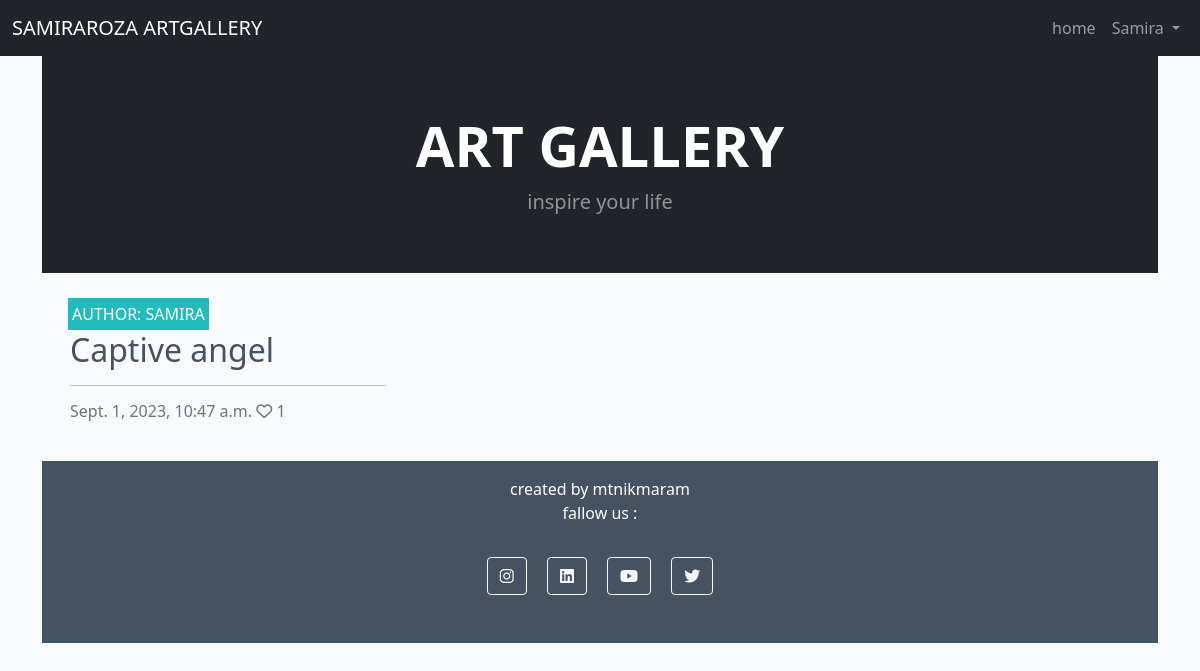
The app's page / (signed in) with its own data.
### store/models.py (models this page shows, shortened)
class Post(models.Model):
    title = models.CharField(max_length=200, unique=True)
    slug = models.SlugField(max_length=200, unique=True)
    author = models.ForeignKey(User, on_delete=models.CASCADE, related_name="blog_posts")
    updated_on = models.DateTimeField(auto_now=True)
    content = models.TextField()
    featured_image = CloudinaryField('image', default='placeholder')
    excerpt = models.TextField(blank=True)
    created_on = models.DateTimeField(auto_now_add=True)
    status = models.IntegerField(choices=STATUS, default=0)
    likes = models.ManyToManyField(User, related_name='blogpost_like', blank=True)
    approved = models.BooleanField(default=False)
    class Meta:
        ordering = ["-created_on"]
    def number_of_likes(self):
        return self.likes.count()

### store/views.py (the view)
# urls.py: path('', views.PostList.as_view(), name='home'),
class PostList(generic.ListView):
    model = Post
    queryset = Post.objects.filter(status=1, approved=True).order_by("-created_on")
    template_name = "index.html"
    paginate_by = 6

### templates/index.html (shortened to what this page needs)
{% extends "base.html" %}
{% block content %}
<header class="bg-dark py-2">
    <div class="container px-4 px-lg-5 my-5">
        <div class="text-center text-white">
            <h1 class="display-4 fw-bolder">ART GALLERY</h1>
            <p class="lead fw-normal text-white-50 mb-0">inspire your life</p>
        </div>
    </div>
</header>
<div class="container-fluid">
    <div class="row">
        <div class="col-12 mt-3 left">
            <div class="row">
                {% for post in post_list %}
                <div class="col-md-4">
                    <div class="card mb-4">
                        <div class="card-body">
                            <div class="image-container">
                                <div class="image-flash">
                                    <p class="author">Author: {{ post.author }}</p>
                                </div>
                            </div>
                            {% if user.is_authenticated %}
                            <a href="{% url 'post_detail' post.slug %}" class="post-link">
                                <h2 class="card-title">{{ post.title }}</h2>
                            </a>
                            <hr />
                            <p class="card-text text-muted h6">{{ post.created_on}} <i class="far fa-heart"></i>
                                {{ post.number_of_likes }}</p>
                                {% else %}
                                <div class="alert alert-info">
                                    <p class="mb-0">To see more, please <a class="alert-link" href="{% url 'account_login' %}">login</a></p>
                                </div>
                                {% endif %}
                        </div>
                    </div>
                </div>
                {% endfor %}
            </div>
        </div>
    </div>
</div>
{%endblock%}

### templates/base.html (shortened to what this page needs)
{% load static %}
<!DOCTYPE html>
<html lang="en-US">
<head>
    <link href="https://cdn.jsdelivr.net/npm/bootstrap@5.0.1/dist/css/bootstrap.min.css" rel="stylesheet"
>
    <link rel="stylesheet" href="{% static 'css/style.css' %}">
    <link rel="stylesheet" href="https://cdnjs.cloudflare.com/ajax/libs/font-awesome/6.2.0/css/all.min.css">
</head>
<body class="d-flex flex-column h-100 main-bg">
    <nav class="navbar navbar-expand-lg navbar-dark bg-dark">
        <div class="container-fluid">
            <a class="navbar-brand" href="{% url 'home'%}">SAMIRAROZA ARTGALLERY</a>
            <div class="collapse navbar-collapse" id="navbarNavDropdown">
                <ul class="navbar-nav ms-auto">
                    <li class="nav-item">
                        <a class="nav-link" href="{% url 'home'%}">home</a>
                    </li>
            {% if user.is_authenticated %}
                    <li class="nav-item dropdown">
                        <a class="nav-link dropdown-toggle" href="#" role="button" data-bs-toggle="dropdown"
                            aria-expanded="false">
                            {{ user }}
                        </a>
                    </li>
                    {% else %}
                    <li><a class="nav-link" href="{% url 'account_login' %}">Log In / Sign Up</a></li>
                </ul>
            </div>
            {% endif %}
        </div>
    </nav>
    <div class="container">
    <main class="flex-shrink-0 main-bg">
        {% block content %}
        {% endblock content %}
    </main>
    <footer class="footer mt-auto py-3 dark-bg">
        <p class="m-0 text-center text-white">created by mtnikmaram</p>
        <p class="m-0 text-center text-white">fallow us : </p>
        <div class="text-center my-4">
            <a class="btn btn-outline-light btn-floating m-2" href="https://www.instagram.com/" target="_blank"
                rel="noopener" aria-label="Visit our Instagram page (opens in a new tab)" role="button"><i
                    class="fab fa-instagram"></i></a>
            <a class="btn btn-outline-light btn-floating m-2" href="https://www.linkedin.com/" target="_blank"
                rel="noopener" aria-label="Visit our Linkedin page (opens in a new tab)" role="button"><i
                    class="fab fa-linkedin"></i></a>
            <a class="btn btn-outline-light btn-floating m-2" href="https://youtube.com/" target="_blank"
                rel="noopener" aria-label="Visit our Youtube page (opens in a new tab)" role="button"><i
                    class="fab fa-youtube"></i></a>
            <a class="btn btn-outline-light btn-floating m-2" href="https://twitter.com/" target="_blank"
                rel="noopener" aria-label="Visit our Twitter page (opens in a new tab)" role="button"><i
                    class="fab fa-twitter"></i></a>
        </div>
    </footer>
</body>
</html>

### static/css/style.css (style rules this page uses)
body { background-color: #F9FAFC; }
.dark-bg { background-color: #445261; }
.main-bg { background-color: #F9FAFC; }
.card { border: none; background-color: transparent; }
.image-container { position: relative; }
.image-flash { position: absolute; bottom: 5%; min-width: 30%; left: -2px; background-color: #23BBBB; }
.author { color: white; margin: 4px; text-transform: uppercase; }
.post-link { text-decoration: none; color: #445261; }

### records on screen
Post: author "SAMIRA", title "Captive angel", created_on "Sept. 1, 2023, 10:47 a.m.", number_of_likes "1"

### other values on screen
{{ user }} "Samira"
